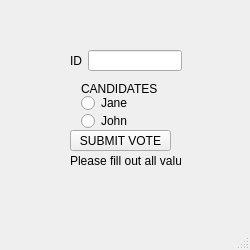
<?xml version="1.0" encoding="UTF-8"?>
<ui version="4.0">
 <class>MainWindow</class>
 <widget class="QMainWindow" name="MainWindow">
  <property name="geometry">
   <rect>
    <x>0</x>
    <y>0</y>
    <width>250</width>
    <height>250</height>
   </rect>
  </property>
  <property name="minimumSize">
   <size>
    <width>250</width>
    <height>250</height>
   </size>
  </property>
  <property name="maximumSize">
   <size>
    <width>250</width>
    <height>250</height>
   </size>
  </property>
  <property name="windowTitle">
   <string>Voting Application</string>
  </property>
  <widget class="QWidget" name="centralwidget">
   <widget class="QPushButton" name="button_save">
    <property name="geometry">
     <rect>
      <x>70</x>
      <y>130</y>
      <width>101</width>
      <height>21</height>
     </rect>
    </property>
    <property name="text">
     <string>SUBMIT VOTE</string>
    </property>
   </widget>
   <widget class="QLabel" name="label_age">
    <property name="geometry">
     <rect>
      <x>81</x>
      <y>81</y>
      <width>101</width>
      <height>16</height>
     </rect>
    </property>
    <property name="text">
     <string>CANDIDATES</string>
    </property>
   </widget>
   <widget class="QLabel" name="label_feedback">
    <property name="geometry">
     <rect>
      <x>70</x>
      <y>150</y>
      <width>111</width>
      <height>21</height>
     </rect>
    </property>
    <property name="text">
     <string>Please fill out all values</string>
    </property>
   </widget>
   <widget class="QWidget" name="">
    <property name="geometry">
     <rect>
      <x>70</x>
      <y>50</y>
      <width>112</width>
      <height>21</height>
     </rect>
    </property>
    <layout class="QHBoxLayout" name="horizontalLayout">
     <item>
      <widget class="QLabel" name="label_name">
       <property name="text">
        <string>ID</string>
       </property>
      </widget>
     </item>
     <item>
      <widget class="QLineEdit" name="input_name"/>
     </item>
    </layout>
   </widget>
   <widget class="QRadioButton" name="radio_jane">
    <property name="geometry">
     <rect>
      <x>81</x>
      <y>95</y>
      <width>71</width>
      <height>16</height>
     </rect>
    </property>
    <property name="text">
     <string>Jane</string>
    </property>
    <attribute name="buttonGroup">
     <string notr="true">button_group</string>
    </attribute>
   </widget>
   <widget class="QRadioButton" name="radio_john">
    <property name="geometry">
     <rect>
      <x>81</x>
      <y>113</y>
      <width>81</width>
      <height>16</height>
     </rect>
    </property>
    <property name="text">
     <string>John</string>
    </property>
    <attribute name="buttonGroup">
     <string notr="true">button_group</string>
    </attribute>
   </widget>
  </widget>
  <widget class="QMenuBar" name="menubar">
   <property name="geometry">
    <rect>
     <x>0</x>
     <y>0</y>
     <width>250</width>
     <height>18</height>
    </rect>
   </property>
  </widget>
  <widget class="QStatusBar" name="statusbar"/>
 </widget>
 <resources/>
 <connections/>
 <buttongroups>
  <buttongroup name="button_group">
   <property name="exclusive">
    <bool>true</bool>
   </property>
  </buttongroup>
 </buttongroups>
</ui>
